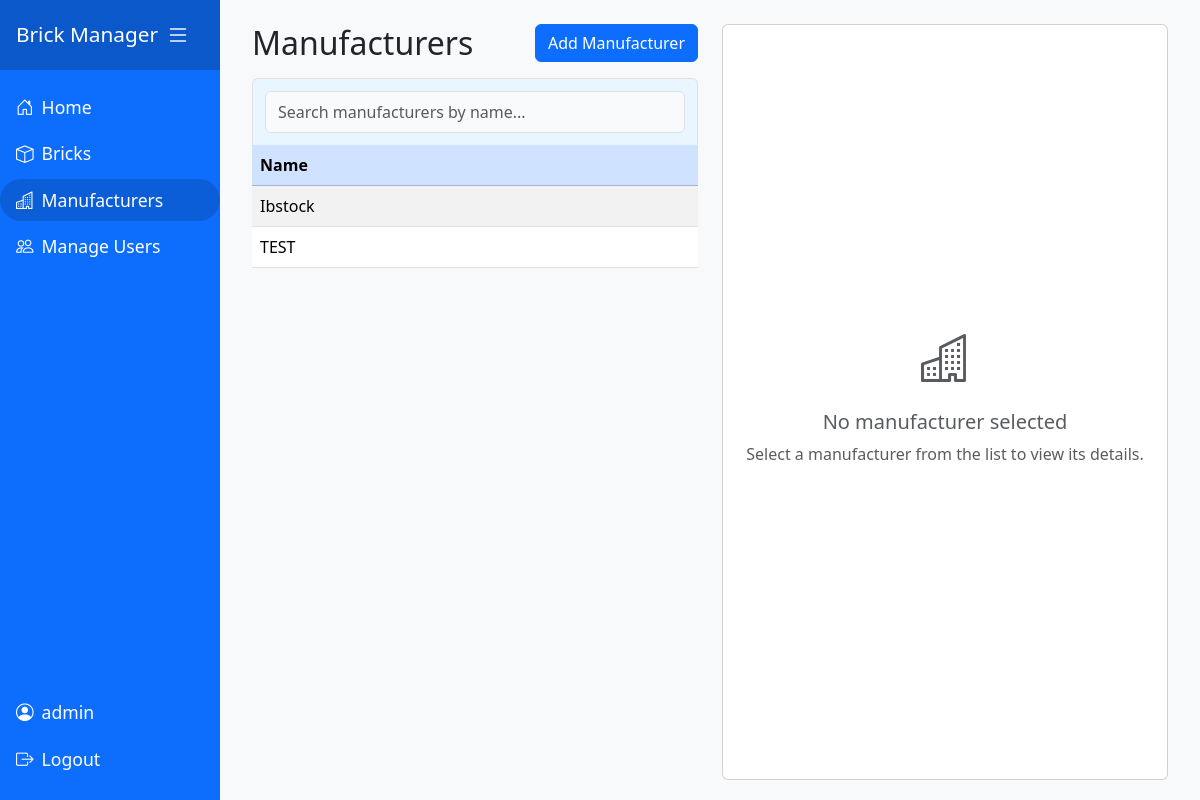
/manufacturers (signed in), run on an earlier commit of the app's database.
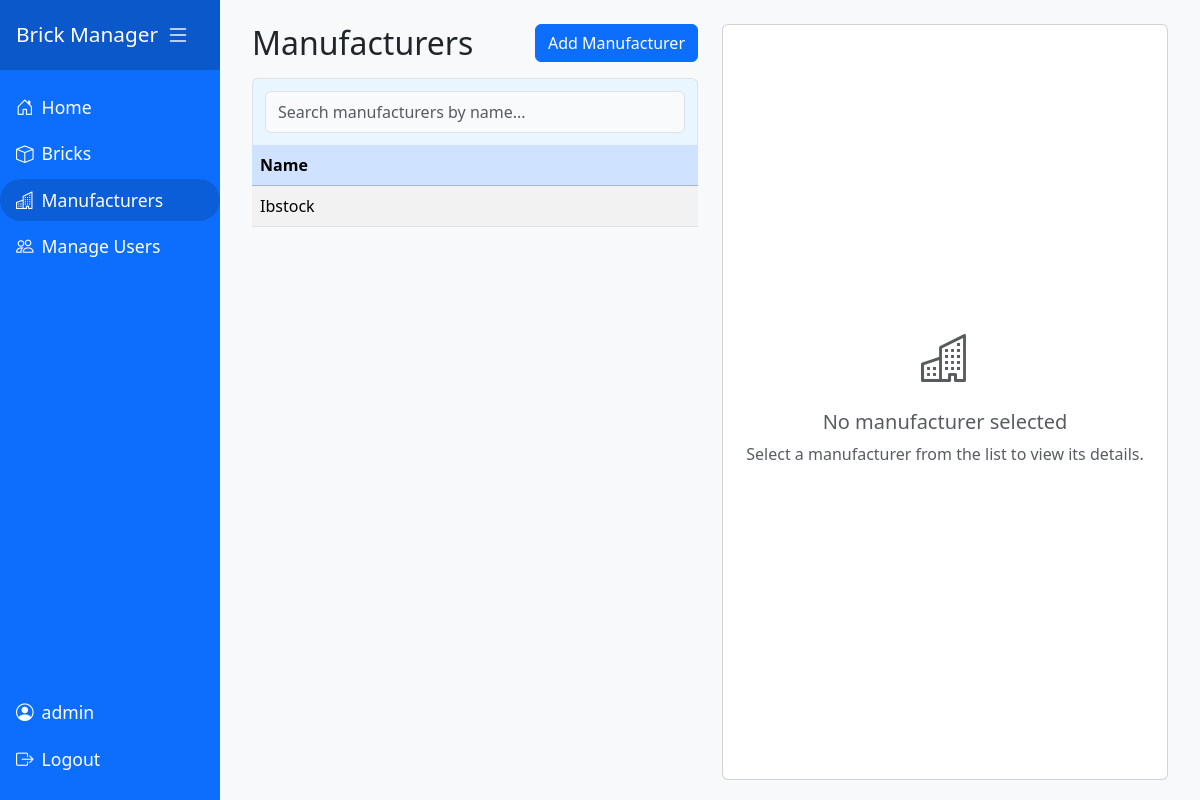
And on a later commit of the database.
### models.py (models this page shows)
class Manufacturer(db.Model):
    id = db.Column(db.Integer, primary_key=True)
    name = db.Column(db.String(150), nullable=False, unique=True)
    address = db.Column(db.String(250), nullable=True)
    phoneNo = db.Column(db.String(50), nullable=True)
    email = db.Column(db.String(120), nullable=True)
    bricks = db.relationship('Brick', backref='manufacturer', lazy=True)

### manufacturers.py (the view)
@manufacturers_bp.route('/manufacturers')
@manufacturers_bp.route('/manufacturers/<int:selected_id>')
def manufacturers(selected_id=None):
    allManufacturers = Manufacturer.query.all()
    def manufacturer_to_dict(m):
        return {
            'id': m.id,
            'name': m.name,
            'address': m.address,
            'phoneNo': m.phoneNo,
            'email': m.email,
            'bricks': [{'id': b.id, 'name': b.name} for b in m.bricks]
        }
    manufacturer_dicts = [manufacturer_to_dict(m) for m in allManufacturers]
    if selected_id is None:
        selected_manufacturer_id = None
    else:
        selected_manufacturer_id = selected_id
    return render_template('manufacturers.html', manufacturers=manufacturer_dicts, selected_manufacturer_id=selected_manufacturer_id)

### app.py (called while the page is built)
@app.before_request
def require_login():
    allowedRoutes = ['users.login']
    endpoint = request.endpoint
    if endpoint is None:
        return  # Let Flask handle it
    if endpoint in allowedRoutes or endpoint.startswith('static'):
        return  # Allow access
    if not session.get('userId'):
        return redirect(url_for('users.login', next=request.url))

### templates/manufacturers.html (shortened to what this page needs)
{% extends 'base.html' %}
{% block content %}
<div class="row flex-lg-nowrap" style="height: 100%; min-height: 500px;">
    <div class="col-lg-4 col-12 d-flex flex-column">
        <div class="d-flex justify-content-between align-items-center mb-3">
            <h2 class="mb-0">Manufacturers</h2>
            {% if session.get('userId') %}
            <a href="{{ url_for('manufacturers.addManufacturer') }}{% if selected_manufacturer_id %}?selected_manufacturer_id={{ selected_manufacturer_id }}{% endif %}" class="btn btn-primary ms-3">Add Manufacturer</a>
            {% endif %}
        </div>
        <div class="table-responsive bricks-table-responsive flex-grow-1">
            <div class="table-search-container d-flex align-items-center gap-2 position-relative" style="z-index: 10;">
                <input type="text" id="manufacturer-search-box" class="form-control table-search-box" placeholder="Search manufacturers by name...">
            </div>
            <table class="table table-striped table-hover align-middle" id="manufacturers-table">
                <colgroup>
                    <col style="width: 100%">
                </colgroup>
                <thead class="table-primary">
                    <tr>
                        <th>Name</th>
                    </tr>
                </thead>
                <tbody>
                {% for m in manufacturers %}
                    <tr class="manufacturer-row" data-manufacturer='{{ m | tojson | safe }}' data-id="{{ m.id }}">
                        <td>{{ m.name }}</td>
                    </tr>
                {% endfor %}
                </tbody>
            </table>
        </div>
    </div>
    <div class="col-lg-8 col-12 d-flex flex-column" style="height: 100%;">
        <div id="manufacturer-placeholder-panel" class="card flex-grow-1 h-100">
            <div class="card-body d-flex flex-column h-100 align-items-center justify-content-center text-muted">
                <div class="text-center">
                    <i class="bi bi-buildings" style="font-size: 3rem;"></i>
                    <h5 class="mt-3">No manufacturer selected</h5>
                    <p>Select a manufacturer from the list to view its details.</p>
                </div>
            </div>
        </div>
    </div>
</div>
{% set manufacturer_bricks = {} %}{% for m in manufacturers %}{% set _ = manufacturer_bricks.update({m.id: m.bricks|map(attribute='name')|list}) %}{% endfor %}
<link rel="stylesheet" href="{{ url_for('static', filename='css/manufacturers.css') }}">
{% endblock %}

What changed in the data, as far as the page shows it:
removed Manufacturer: name "TEST"
